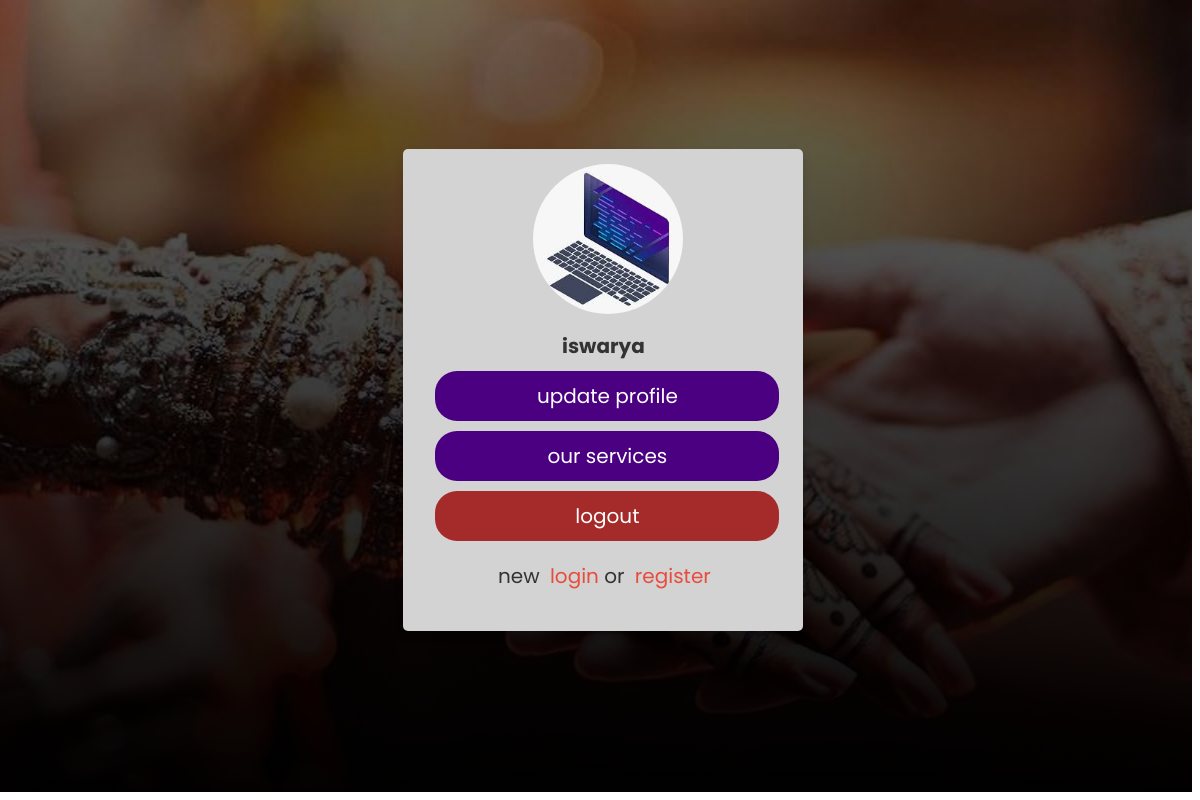
The page /home.php (signed in) on the database its author committed.
### tables this page shows
CREATE TABLE `user_form` (
  `id` int(200) NOT NULL,
  `name` varchar(100) NOT NULL,
  `email` varchar(100) NOT NULL,
  `password` varchar(100) NOT NULL,
  `image` varchar(100) NOT NULL
);

### home.php (the view, shortened to what this page needs)
<?php
include 'config.php';
$user_id = $_SESSION['user_id'];
?>
<!DOCTYPE html>
<html lang="en">
<head>
    <link rel="stylesheet" href="Lstyle.css">
</head>
<body>
<div class="container">
   <div class="profile">
      <?php
         $select = mysqli_query($conn, "SELECT * FROM `user_form` WHERE id = '$user_id'") or die('query failed');
         if(mysqli_num_rows($select) > 0){
            $fetch = mysqli_fetch_assoc($select);
         }
         if($fetch['image'] == ''){
            echo '<img src="images/default-avatar.png">';
         }else{
            echo '<img src="uploaded_img/'.$fetch['image'].'">';
         }
      ?>
      <h3><?php echo $fetch['name']; ?></h3>
      <a href="update_profile.php" class="btn">update profile</a>
      <a href="http://localhost/old/Mservices.php" class="btn">our services</a>
      <a href="home.php?logout=<?php echo $user_id; ?>" class="delete-btn">logout</a>
      <p>new <a href="login.php">login</a> or <a href="register.php">register</a></p>
   </div>
</div>
</body>
</html>

### Lstyle.css (style rules this page uses)
:root { --blue:#3498db; --dark-blue:#2980b9; --red:#e74c3c; --dark-red:#c0392b; --black:#333; --white:#fff; --light-bg:#eee; --box-shadow:0 5px 10px rgba(0,0,0,.1); }
* { margin-top: -5px; margin-left: 35px; font-family: 'Poppins', sans-serif; background-repeat-x: no-repeat; box-sizing: border-box; outline: none; border: none; text-decoration: none; }
.btn, .delete-btn { width: 100%; border-radius: 5px; padding:10px 30px; color:var(--white); display: block; text-align: center; cursor: pointer; font-size: 20px; margin-top: 10px; }
.btn { background-color: var(--blue); margin-left: -1px; }
.delete-btn { background-color: var(--red); margin-left: -1px; }
.container { min-height: 100vh; width: 108%; margin-top: 2px; margin-left: -90px; background: linear-gradient(rgba(0,0,0,.55),rgba(0,0,0,.99)) ,url(oks.jpg); background-color: var(--light-bg); display: flex; align-items: center; justify-content: center; padding:20px; }
.container .profile { padding:20px; background-color: rgb(211,211,211); box-shadow: var(--box-shadow); text-align: center; width: 400px; border-radius: 5px; }
.container .profile img { height: 150px; width: 150px; border-radius: 50%; object-fit: cover; margin-bottom: 5px; margin-left: 10px; }
.container .profile h3 { margin:5px 0; font-size: 20px; color:var(--black); }
.container .profile p { margin-left: 2px; margin-top: 20px; color:var(--black); font-size: 20px; }
.container .profile p a { color:var(--red); margin-left: 5px; }
.container .profile .btn { width: 344px; border-radius: 22px; margin-left: 12px; background-color: indigo; }
.container .profile .delete-btn { width: 344px; border-radius: 22px; margin-left: 12px; background-color: brown; }

### rows shown on the page
user_form: image (picture), name "iswarya"
